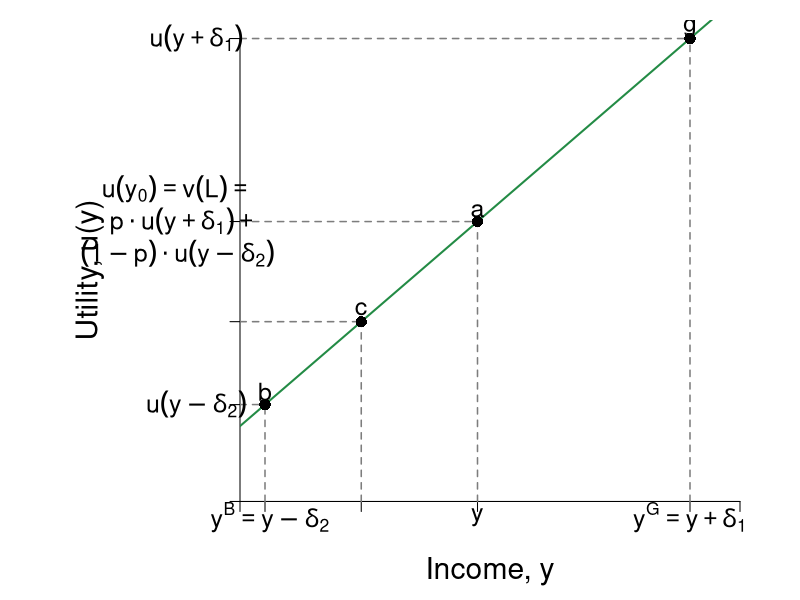

Write R code to recreate this figure.
#Graph Designer(s): Simon Halliday & Riley Boeth '17 & Scott Cohn
#Authors: Bowles, Foley and Halliday
#Title: Coordination, Conflict and Competition: A Text in Microeconomics

library(shape)
pdf(file = "risk/risk_neutral_u_positive.pdf", width = 10, height = 8)

# Set parameters for graphics
axislabelsize <- 1.8
labelsize <- 1.5
namesize <- 1.8
annotatesize <- 1.5
graphlinewidth <- 2
segmentlinewidth <- 1.5

COL <- c("#7fc97f", "#beaed4", "#fdc086", "#ffff99", "#386cb0", "#f0027f", "#bf5b17", "#666666")
COLA <- c("#e0f3db", "#99d8c9","#66c2a4","#41ae76", "#238b45", "#005824")
COLB <- c("#c6dbef", "#4eb3d3", "#2b8cbe", "#0868ac","#084081")
COLC <- c("#fcfbfd", "#efedf5", "#dadaeb", "#bcbddc", "#9e9ac8", "#807dba", "#6a51a3", "#54278f", "#3f007d")
grays <- gray.colors(25, start = 1, end = 0)

#Edited the margins to cater for the larger LHS labels
par(mar =  c(4, 12, 1, 3))

#Linear utility of wealth equation

LinearU <- function(x,y) {
  x + 7
}


#Add limits on axes and levels of utility for each indifference curve
ylims <- c(0, 43)
xlims <- c(0, 40)

npts <- 501 
x <- seq(xlims[1], xlims[2], length.out = npts)
y <- seq(ylims[1], ylims[2], length.out = npts) 

plot(0, 0, xlim = xlims, ylim = ylims, type = "n",
     xlab = expression(paste("")),
     ylab = expression(paste("")), 
     xaxt = "n", 
     yaxt = "n", 
     cex.lab = axislabelsize, 
     bty = "n", 
     xaxs="i"#, 
     #yaxs="i"
)

#x and y limits with plain axes without ticks/numbers to match previous graph

ticksx <- c(0, 2, 9.7, 19, 36, xlims[2])
xlabels <- c(NA, NA, NA, NA, NA)
ticksy <- c(0, 9, 16.7, 26, ylims[2])
ylabels <- c(NA, NA, NA, NA, NA)

axis(1,at = ticksx,  pos = 0, labels = FALSE)
axis(2,at = ticksy,  pos = 0, labels = FALSE, las = 1)

npts <- 500 
xx1 <- seq(xlims[1], xlims[2], length.out = npts)
xx2 <- seq(0, xlims[2], length.out = npts)
xx3 <- seq(xlims[1], 0, length.out = npts)
xx4 <- seq(-11, 0, length.out = npts)

#Axis labels and draw linear utility function
mtext(expression(paste("Income, y")), side = 1, line = 2.5, cex = axislabelsize)
text(-12, 0.5*ylims[2], expression(paste("Utility, u(y)")), xpd = TRUE, cex = axislabelsize, srt = 90) 

lines(xx1, LinearU(xx1, y), col = COLA[5], lwd = graphlinewidth)

#Label 3 points on line

text(2, 10.2, expression(paste("b")), cex = labelsize)
segments(2, 0, 2, 9, lty = 2, col = grays[20], lwd = segmentlinewidth)
segments(0, 9, 2, 9, lty = 2, col = grays[20], lwd = segmentlinewidth)
points(2, 9, pch = 16, col = "black", cex = 1.5)

text(9.7, 17.9, expression(paste("c")), cex = labelsize)
segments(9.7, 0, 9.7, 16.7, lty = 2, col = grays[20], lwd = segmentlinewidth)
segments(0, 16.7, 9.7, 16.7, lty = 2, col = grays[20], lwd = segmentlinewidth)
points(9.7, 16.7, pch = 16, col = "black", cex = 1.5)

text(19, 27, expression(paste("a")), cex = labelsize)
segments(19, 0, 19, 26, lty = 2, col = grays[20], lwd = segmentlinewidth)
segments(0, 26, 19, 26, lty = 2, col = grays[20], lwd = segmentlinewidth)
points(19, 26, pch = 16, col = "black", cex = 1.5)

text(36, 44, expression(paste("g")), cex = labelsize)
segments(36, 0, 36, 43, lty = 2, col = grays[20], lwd = segmentlinewidth)
segments(0, 43, 36, 43, lty = 2, col = grays[20], lwd = segmentlinewidth)
points(36, 43, pch = 16, col = "black", cex = 1.5)
#Label y-sub,x-sub,etc. on axes

text(36, -1.5, expression(paste(y^G == y +  delta[1])), xpd = TRUE, cex = labelsize)
text(19, -1.5, expression(paste(y)),  xpd = TRUE,  cex = labelsize)
text(2.4, -1.5, expression(paste(y^B == y - delta[2])),  xpd = TRUE,  cex = labelsize)


text(-3.5, 43, expression(paste(u(y + delta[1]))), xpd = TRUE, cex = labelsize)

text(-5, 29, expression(paste(u(y[0]) == v(L), phantom() == phantom())),  xpd = TRUE, cex = labelsize)
text(-4.5, 26, expression(paste(p%.%u(y + delta[1]) + phantom())),  xpd = TRUE, cex = labelsize)
text(-5, 23, expression(paste((1 - p)%.%u(y - delta[2]))),  xpd = TRUE, cex = labelsize)

text(-3.5, 9, expression(paste(u(y - delta[2]))),  xpd = TRUE,  cex = labelsize)



dev.off()
